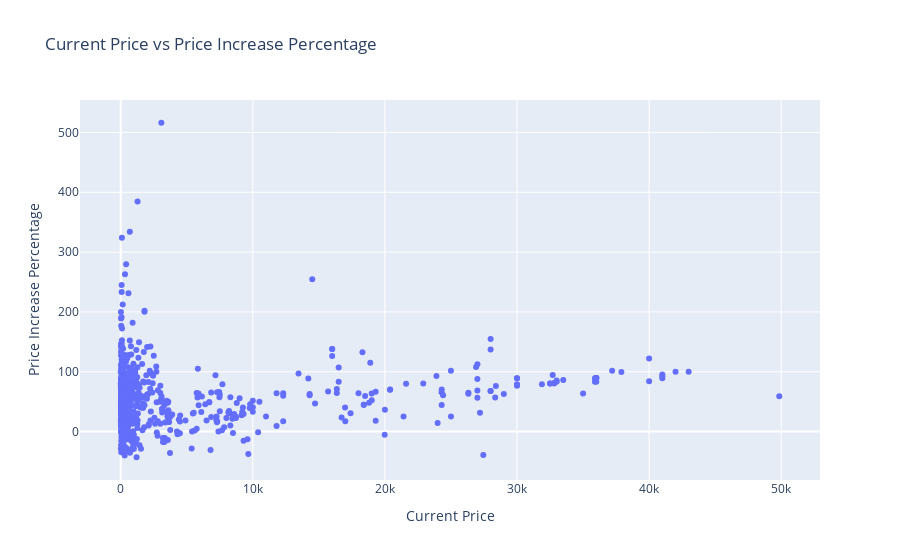

The code cell stored with this chart in its notebook:
### Markdown cell above
### **Plotting the relationship between the "Current Price" and "Price Increase Percentage"**


---

### Code cell
fig = px.scatter(df, x="Current Price", y="Price Increase Percentage", title="Current Price vs Price Increase Percentage")
fig.show()

### Figure 1 — Plotly figure (JSON) as saved in the notebook; plotly's stock layout.template omitted (floating-point values rounded to 4 significant figures; data arrays with more than 128 entries replaced by an {"elided": "..."} marker saying what was removed)
{"data": [{"hovertemplate": "Current Price=%{x}<br>Price Increase Percentage=%{y}<extra></extra>", "legendgroup": "", "marker": {"color": "#636efa", "symbol": "circle"}, "mode": "markers", "name": "", "orientation": "v", "showlegend": false, "type": "scatter", "x": {"elided": "693 int values"}, "xaxis": "x", "y": {"elided": "693 float values"}, "yaxis": "y"}], "layout": {"legend": {"tracegroupgap": 0}, "title": {"text": "Current Price vs Price Increase Percentage"}, "xaxis": {"anchor": "y", "domain": [0, 1], "title": {"text": "Current Price"}}, "yaxis": {"anchor": "x", "domain": [0, 1], "title": {"text": "Price Increase Percentage"}}}}
